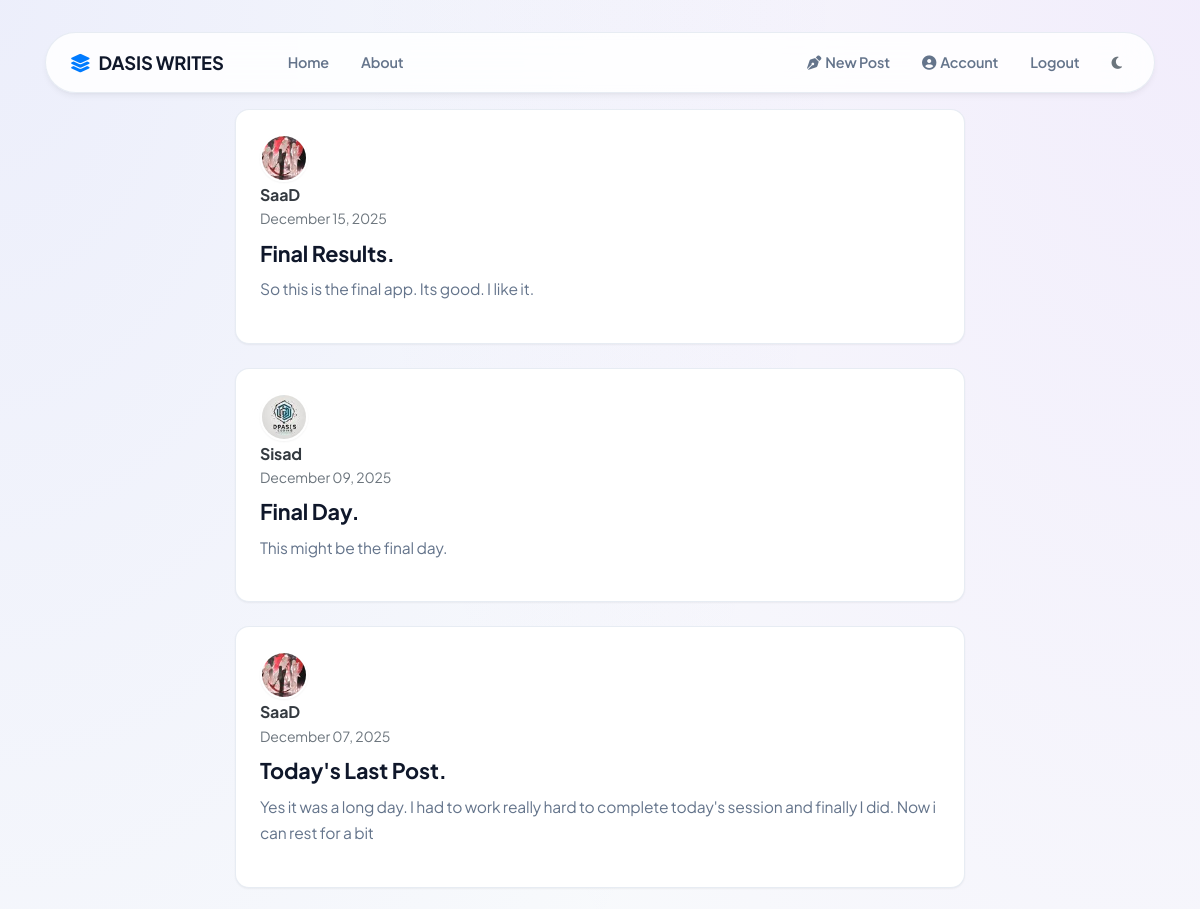
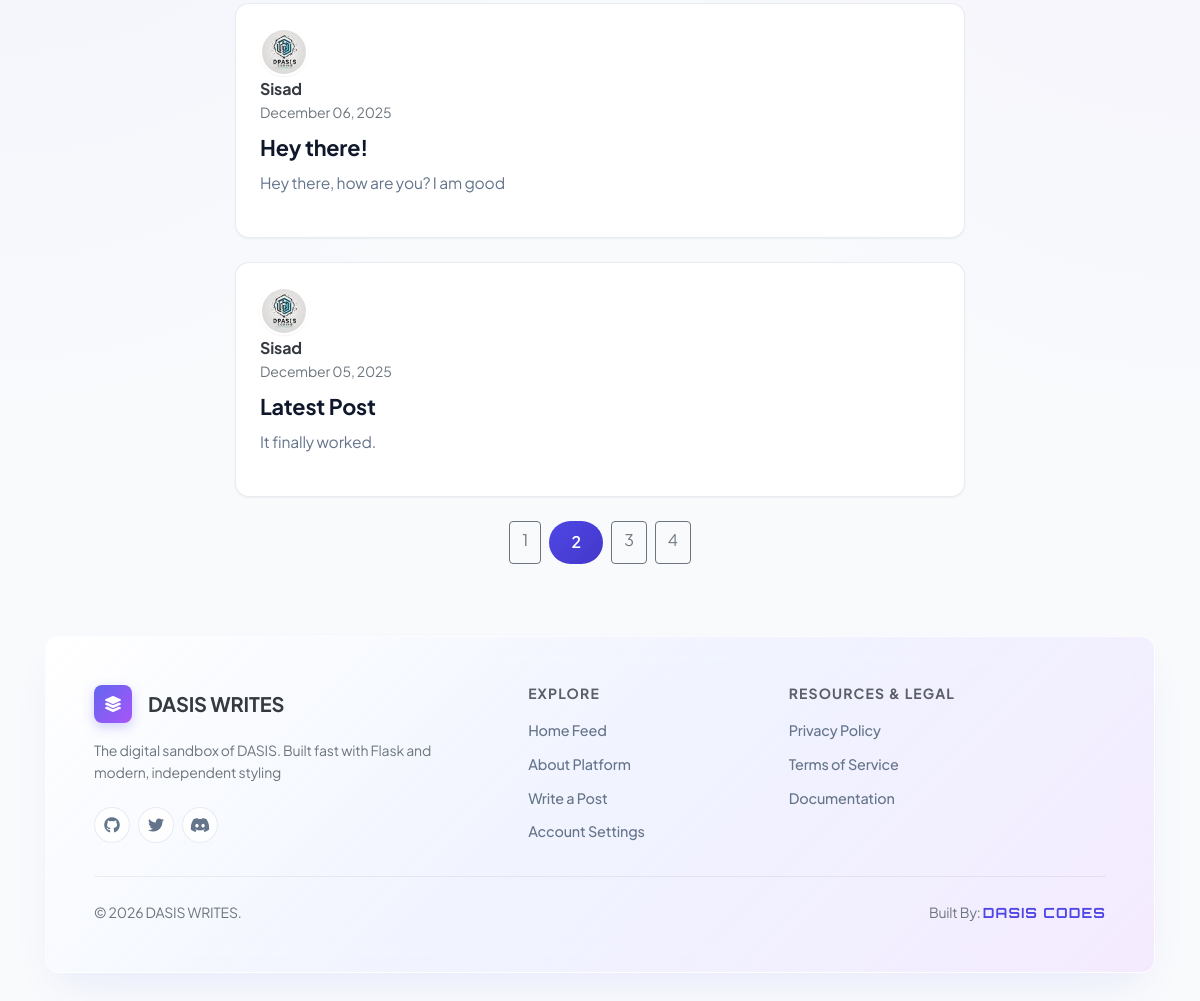
/home?page=2 (signed in), run on the app's committed database (2 pictures, top to bottom).
### app/models.py (models this page shows, shortened)
class Post(db.Model):
    id = db.Column(db.Integer, primary_key=True)
    title = db.Column(db.String(100), nullable=False)
    date_posted = db.Column(db.DateTime, nullable=False, default=datetime.utcnow)
    content = db.Column(db.Text, nullable=False)
    user_id = db.Column(db.Integer, db.ForeignKey('user.id'), nullable=False)

class User(db.Model, UserMixin):
    id = db.Column(db.Integer, primary_key=True)
    username = db.Column(db.String(20), unique=True, nullable=False)
    email = db.Column(db.String(120), unique=True, nullable=False)
    image_file = db.Column(db.String(40), nullable=False, default='default.jpg')
    password = db.Column(db.String(60), nullable=False)
    posts = db.relationship('Post', backref='author', lazy=True)

### app/main/routes.py (the view)
@main.route("/")
@main.route("/home")
def home():
    page = request.args.get("page", 1, type=int)
    posts = Post.query.order_by(Post.date_posted.desc()).paginate(page=page, per_page=5)
    return render_template("home.html", posts=posts)

### app/models.py (called while the page is built)
@login_manager.user_loader
def load_user(user_id):
    return User.query.get(int(user_id))

### app/templates/home.html (shortened to what this page needs)
{% extends "layout.html" %}
{% block content %}
    {% for post in posts.items %}
        <article class="content-section">
            <div class="article-metadata">
                <img class="article-img mr-3" src="{{ url_for('static', filename='pics/' + post.author.image_file) }}" alt="{{ post.author.username }}'s avatar">
                <div class="d-flex flex-column">
                    <a class="font-weight-bold text-dark text-decoration-none" href="{{ url_for('user.user_posts', username=post.author.username) }}">
                        {{ post.author.username }}
                    </a>
                    <small class="text-muted">{{ post.date_posted.strftime('%B %d, %Y') }}</small>
                </div>
            </div>
            <h2 class="mb-2">
                <a class="article-title" href="{{ url_for('posts.post', post_id=post.id) }}">{{ post.title }}</a>
            </h2>
            <p class="article-content">
                {{ post.content | truncate(150, True, '...') }}
            </p>
        </article>
    {% endfor %}
    <div class="d-flex justify-content-center my-4">
        {% for page_num in posts.iter_pages(left_edge=1, right_edge=1, left_current=1, right_current=2) %}
            {% if page_num %}
                {% if posts.page == page_num %}
                    <a class="btn btn-primary mx-1" href="{{ url_for('main.home', page=page_num) }}">{{ page_num }}</a>
                {% else %}
                    <a class="btn btn-outline-secondary mx-1" href="{{ url_for('main.home', page=page_num) }}">{{ page_num }}</a>
                {% endif %}
            {% else %}
                <span class="mx-1 text-muted align-self-center">...</span>
            {% endif %}
        {% endfor %}
    </div>
{% endblock content %}

### app/static/css/design.css (style rules this page uses)
body.bg-custom { background-color: #f8fafc !important; background-image: radial-gradient(at 0% 0%, rgba(99, 102, 241, 0.08) 0px, transparent 50%), radial-gradient(at 100% 0%, rgba(168, 85, 247, 0.08) 0px, transparent 50%) !important; background-attachment: fixed !important; }
:root { --bg-main: #f8fafc; --bg-card: #ffffff; --bg-glass: rgba(255, 255, 255, 0.85); --border-color: rgba(226, 232, 240, 0.8); --border-hover: rgba(203, 213, 225, 0.9); --primary: #4f46e5; --primary-hover: #4338ca; --primary-subtle: rgba(79, 70, 229, 0.08); --primary-glow: rgba(79, 70, 229, 0.25); --text-main: #0f172a; --text-muted: #64748b; --shadow-sm: 0 1px 2px 0 rgba(0, 0, 0, 0.05); --shadow-md: 0 4px 6px -1px rgba(0, 0, 0, 0.05), 0 2px 4px -2px rgba(0, 0, 0, 0.05); --shadow-lg: 0 10px 25px -5px rgba(15, 23, 42, 0.08); --radius-sm: 8px; --radius-md: 14px; --radius-pill: 9999px; --transition: all 0.25s cubic-bezier(0.16, 1, 0.3, 1); }
body { background-color: var(--bg-main); background-image: radial-gradient(at 0% 0%, rgba(99, 102, 241, 0.05) 0px, transparent 50%), radial-gradient(at 100% 0%, rgba(168, 85, 247, 0.05) 0px, transparent 50%); background-attachment: fixed; color: var(--text-main); font-family: 'Plus Jakarta Sans', -apple-system, BlinkMacSystemFont, sans-serif; letter-spacing: -0.01em; line-height: 1.6; }
.content-section { background: var(--bg-card); border: 1px solid var(--border-color); border-radius: var(--radius-md); box-shadow: var(--shadow-sm); padding: 1.5rem; margin-bottom: 1.5rem; transition: var(--transition); }
.article-title { color: var(--text-main); font-weight: 700; font-size: 1.35rem; text-decoration: none; transition: var(--transition); }
.article-content { color: var(--text-muted); font-size: 0.975rem; line-height: 1.7; }
.btn-primary { background: linear-gradient(135deg, #4f46e5, #4338ca); border: none; border-radius: var(--radius-pill); font-weight: 600; padding: 0.6rem 1.4rem; transition: var(--transition); }
.article-img, .account-img { width: 48px; height: 48px; border-radius: var(--radius-pill); object-fit: cover; border: 2px solid #ffffff; box-shadow: var(--shadow-sm); }

### data on the page
Post: image_file (picture), author.username "SaaD", date_posted "December 15, 2025", title "Final Results.", content "So this is the final app. Its good. I like it."
Post: image_file (picture), author.username "Sisad", date_posted "December 09, 2025", title "Final Day.", content "This might be the final day."
Post: image_file (picture), author.username "SaaD", date_posted "December 07, 2025", title "Today's Last Post.", content "Yes it was a long day. I had to work really hard to complete today's session and finally I did. Now i can rest for a bit"
Post: image_file (picture), author.username "Sisad", date_posted "December 06, 2025", title "Hey there!", content "Hey there, how are you? I am good"
Post: image_file (picture), author.username "Sisad", date_posted "December 05, 2025", title "Latest Post", content "It finally worked."

### other printed values
{{ page_num }} "1" "3" "4"
{{ page_num }} "2"
